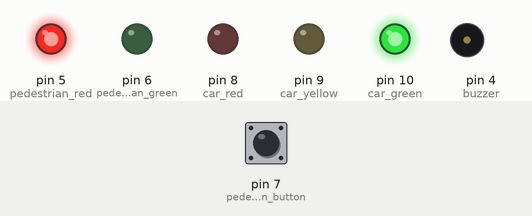
This sketch was run on a simulated Arduino Uno, built with avr-gcc and run on an emulated ATmega328P. On the bench: output pins drawn as LEDs (lit = HIGH), buzzer (waves = sounding). The inputs (shaded band) are chosen by the test bench; at power-on: pin 7 (pedestrian_button) HIGH.

Above: at 1.2 s.
1.3 s: pin 7 (pedestrian_button) pulled LOW for 0.15 s
At 2.8 s:
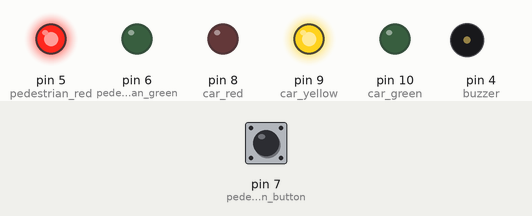
At 4.2 s:
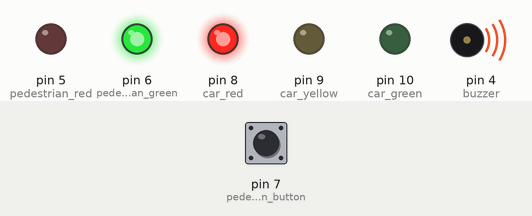
4.3 s: pin 7 (pedestrian_button) driven LOW
At 9.1 s:
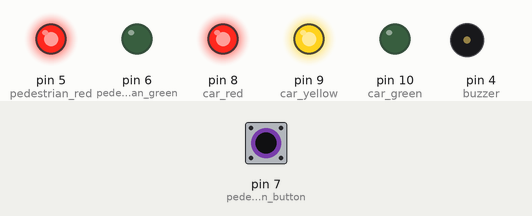
Timing chart, 0 to 16.3 s (numbered marks = the images above; inputs shaded):
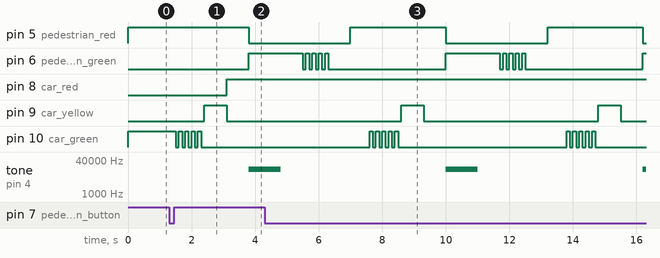

The sketch:

TrafficLight.ino
```cpp
/*
Microcontrollers 3.rd LAB
GPIO - output and timer high level

finite state machine
- a traffic light can be considered a finite state machine
*/

byte pedestrian_red = 5;
byte pedestrian_green = 6;

byte pedestrian_button = 7;

byte car_red = 8;
byte car_yellow = 9;
byte car_green = 10;

byte state_of_the_machine = 1;

byte buzzer = 4;

/* finite state machine - it is in a given state
it can go to some other state if there are conditions
1 - normal (green for cars, red for pedestrians)
2 - switching to pedestrian: the green for cars flashes
2 - the car lamp turns to yellow
3 - the car lamp turns to red
4 - the pedestrian lamp turns to green (hold it a while)
5 - switching back to cars: the green for pedestrians flashes
6 - the pedestrian gets a red
after this it could go back to state 1
*/

byte pedestrian_button_state;

void setup()
{
  pinMode(pedestrian_red, OUTPUT);
  pinMode(pedestrian_green, OUTPUT);

  pinMode(pedestrian_button, INPUT_PULLUP);

  pinMode(car_red, OUTPUT);
  pinMode(car_yellow, OUTPUT);
  pinMode(car_green, OUTPUT);

  state_of_the_machine = 1;
  digitalWrite(pedestrian_red, 1);
  digitalWrite(pedestrian_green, 0);
  digitalWrite(car_green, 1);
  digitalWrite(car_yellow, 0);
  digitalWrite(car_red, 0);

  pinMode(buzzer, OUTPUT);

  Serial.begin(9600);
}

void loop()
{
  if (state_of_the_machine == 1)
  {
    //basic state
    digitalWrite(pedestrian_red, 1);
    digitalWrite(pedestrian_green, 0);
    digitalWrite(car_green, 1);
    digitalWrite(car_yellow,0);
    digitalWrite(car_red,0);
  }
  else if (state_of_the_machine == 2)
  {
    for(byte i=0;i<5;i++)
    {
      digitalWrite(car_green,1);
      delay(100);
      digitalWrite(car_green,0);
      delay(100);
    }
    digitalWrite(car_yellow,1);
    delay(100);
    state_of_the_machine = 3;
  }
  else if (state_of_the_machine == 3)
  {
    delay(500);
    digitalWrite(car_yellow,0);
    digitalWrite(car_red,1);
    delay(100);
    state_of_the_machine = 4;
  }
  else if (state_of_the_machine == 4)
  {
    delay(500);
    digitalWrite(pedestrian_red,0);
    digitalWrite(pedestrian_green,1);
    tone(buzzer,15000,1000);
    state_of_the_machine = 5;
  }
  else if (state_of_the_machine == 5)
  {
    delay(1500);
    for(byte i=0;i<5;i++)
    {
      digitalWrite(pedestrian_green,1);
      delay(100);
      digitalWrite(pedestrian_green,0);
      delay(100);
    }

    state_of_the_machine = 6;
  }
  else if (state_of_the_machine == 6)
  {
    delay(500);
    digitalWrite(pedestrian_red, 1);
    delay(500);

    state_of_the_machine = 1;
  }

  pedestrian_button_state = digitalRead(pedestrian_button);

  //1 - not pressed (INPUT PULLUP) 0 - pressed
  if ((pedestrian_button_state == 0) && (state_of_the_machine == 1))
  {
    state_of_the_machine = 2;
  }

  delay(100);
}
```

Measured:
- after the input at 1.3 s, pin 5 (pedestrian_red): HIGH → LOW after 2.5 s; pin 6 (pedestrian_green): LOW → HIGH after 2.5 s; pin 8 (car_red): LOW → HIGH after 1.8 s; pin 9 (car_yellow): LOW → HIGH after 1.1 s, → LOW 0.70 s later; pin 10 (car_green): alternates HIGH for 0.10 s and LOW for 0.10 s, 9 changes in all, then stays LOW, starting after 0.20 s
- after the input at 4.3 s, pin 8 (car_red): stays HIGH (without the input it goes to LOW after 3.3 s); pin 9 (car_yellow): alternates HIGH for 0.70 s and LOW for 5.5 s, starting after 4.3 s
